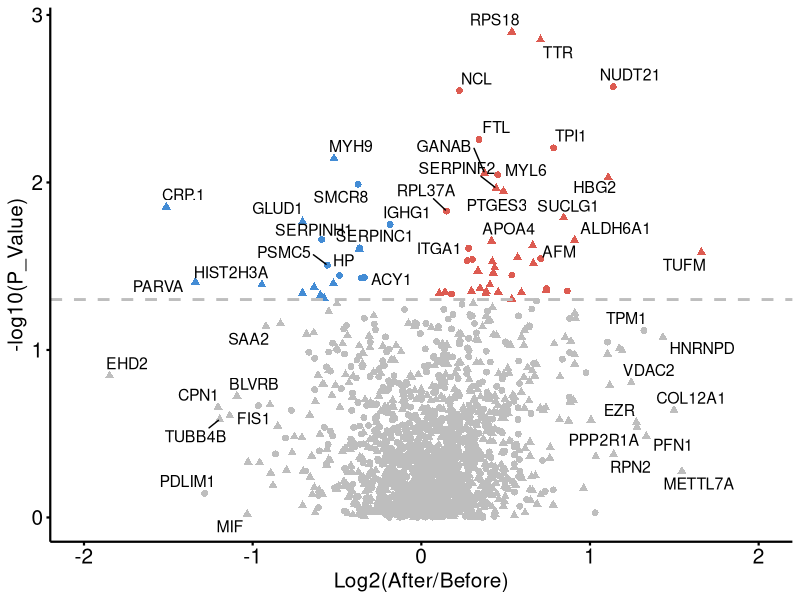
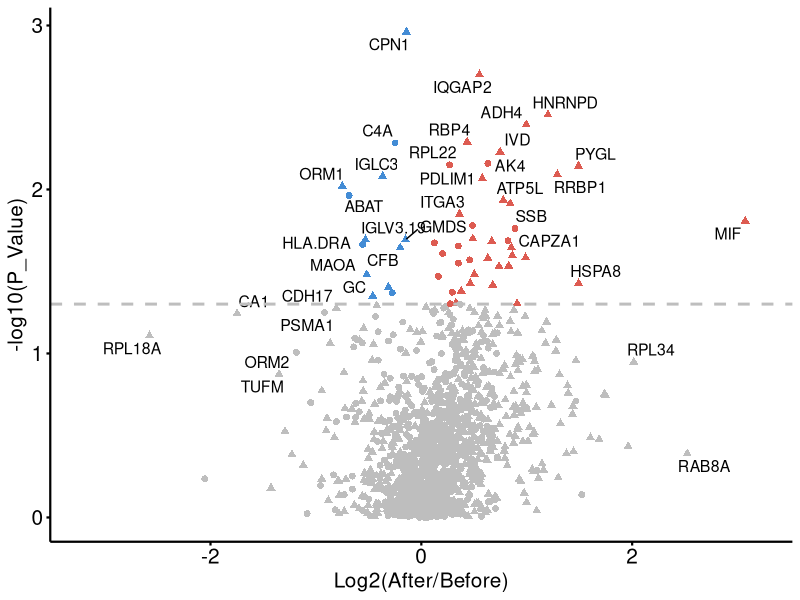
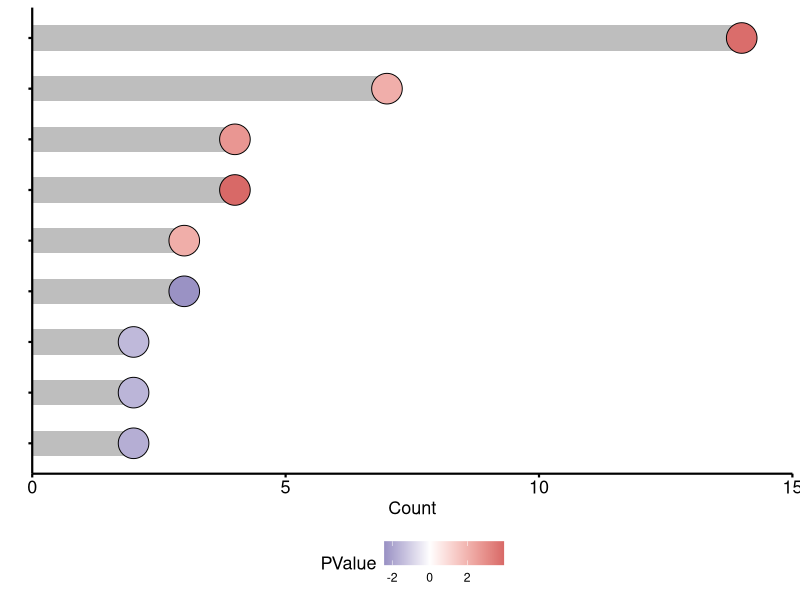
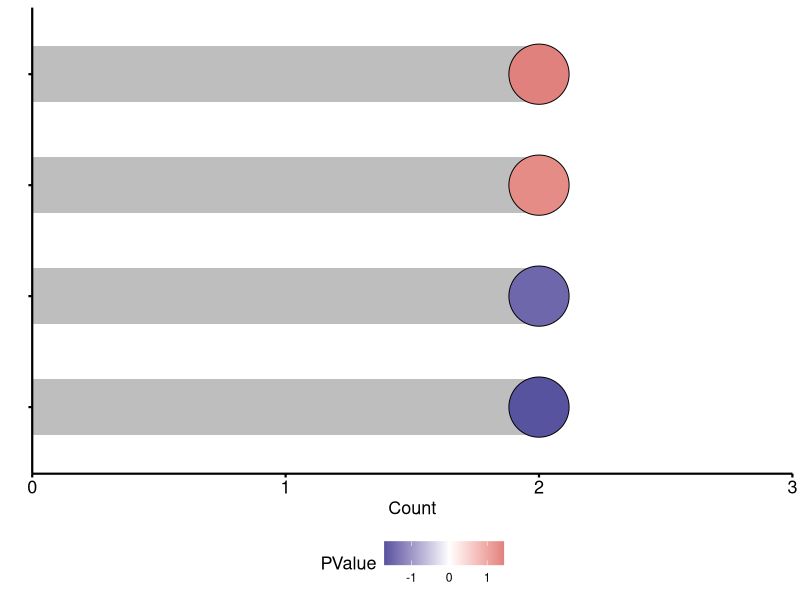
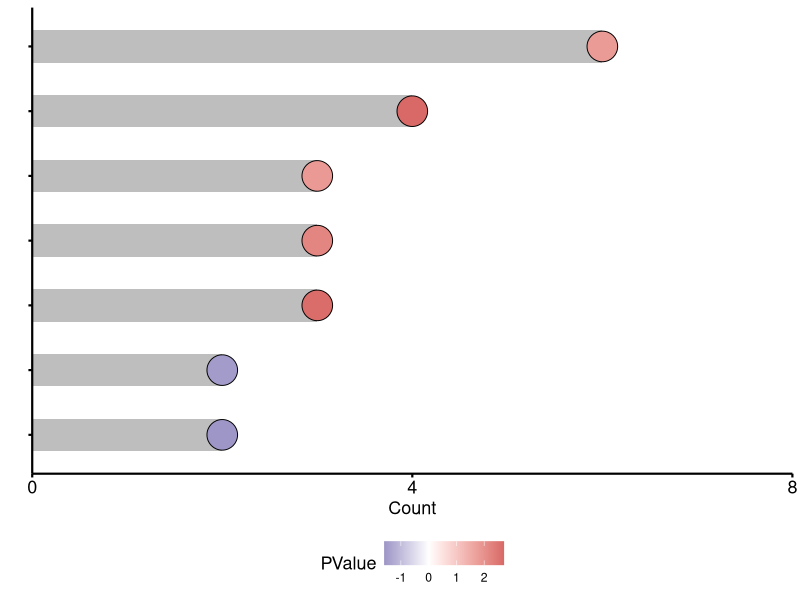
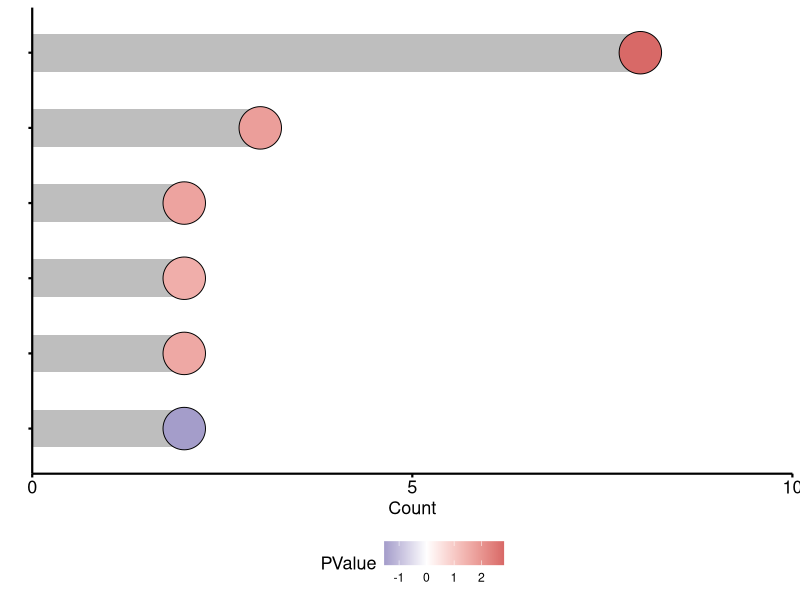
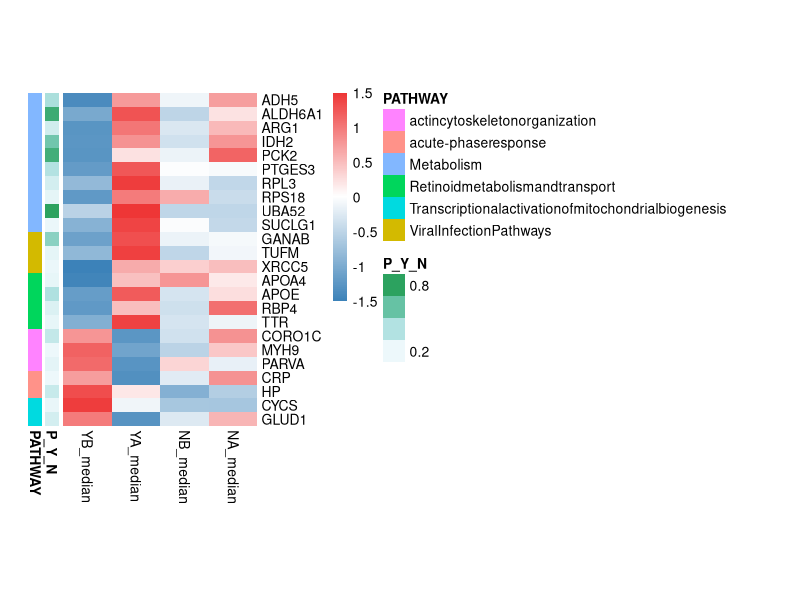
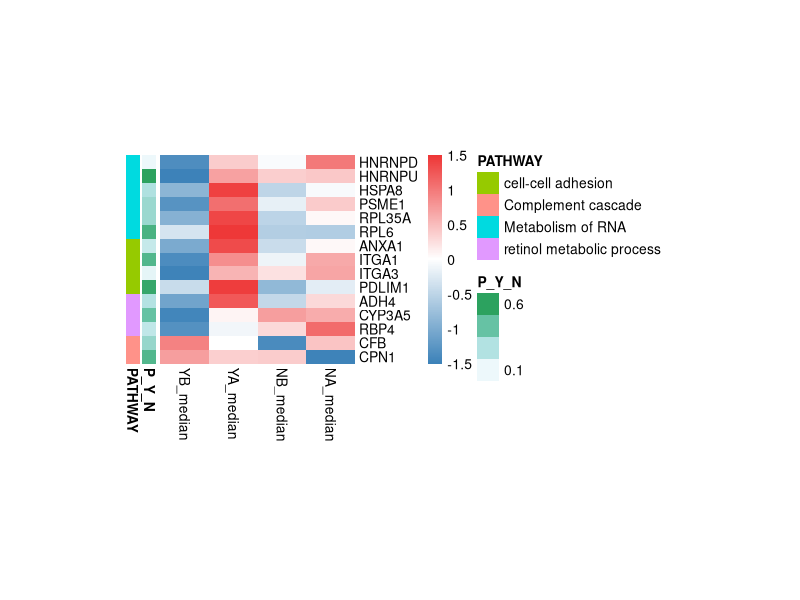

Generate these figures, in order, with R: (Note: this script raises an error after producing the figures.)


#####################calculate the difference#############################################----

setwd("C:/Users/11915/Desktop/RA/913")
data<-read.csv("cln-data2.csv",header = T)
data<-data[which(data$Drugs.HM=="MTXLEF"&(data$Class=="moderate_disease_activity"|data$Class=="high_disease_activity")&data$Responder.HM!="NA"),]
data1<-data[which(data$Responder=="Y"),]
data2<-data[which(data$Responder=="N"),]
A1<-data[c(1:(nrow(data)/2)),-c(1:15)]
A2<-data[-c(1:(nrow(data)/2)),-c(1:15)]
Y1<-data1[c(1:(nrow(data1)/2)),-c(1:15)]
Y2<-data1[-c(1:(nrow(data1)/2)),-c(1:15)]
N1<-data2[c(1:(nrow(data2)/2)),-c(1:15)]
N2<-data2[-c(1:(nrow(data2)/2)),-c(1:15)]
AB_median<- apply(A1,2,median,na.rm=T)
AA_median<- apply(A2,2,median,na.rm=T)
YB_median<- apply(Y1,2,median,na.rm=T)
YA_median<- apply(Y2,2,median,na.rm=T)
NB_median<- apply(N1,2,median,na.rm=T)
NA_median<- apply(N2,2,median,na.rm=T)
FC_A_AB<-AA_median/AB_median
FC_Y_AB<-YA_median/YB_median
FC_N_AB<-NA_median/NB_median
P_A<- vector(length = ncol(A1))
P_Y<- vector(length = ncol(A1))
P_N<- vector(length = ncol(A1))
name <- vector(length = ncol(A1))
for(i in 1:(ncol(A1)))try({
  P_A[i] <- t.test(as.numeric(A1[,i]),as.numeric(A2[,i]),alternative = c("two.sided"),paired=T,var.equal=TRUE)$p.value;
  P_Y[i] <- t.test(as.numeric(Y1[,i]),as.numeric(Y2[,i]),alternative = c("two.sided"),paired=T,var.equal=TRUE)$p.value;
  P_N[i] <- t.test(as.numeric(N1[,i]),as.numeric(N2[,i]),alternative = c("two.sided"),paired=T,var.equal=TRUE)$p.value;
  name[i] <- colnames(A1)[i]
})
test<-data.frame(name,AB_median,AA_median,YB_median,YA_median,NB_median,NA_median,
                 FC_A_AB,FC_Y_AB,FC_N_AB,
                 P_A,P_Y,P_N)
write.csv(test,"test_n_b_MTXLEF.csv")


data<-read.csv("cln-data2.csv",header = T)
data<-data[which(data$Drugs.HM=="MTXHCQ"&(data$Class=="moderate_disease_activity"|data$Class=="high_disease_activity")&data$Responder.HM!="NA"),]
data1<-data[which(data$Responder=="Y"),]
data2<-data[which(data$Responder=="N"),]
A1<-data[c(1:(nrow(data)/2)),-c(1:15)]
A2<-data[-c(1:(nrow(data)/2)),-c(1:15)]
Y1<-data1[c(1:(nrow(data1)/2)),-c(1:15)]
Y2<-data1[-c(1:(nrow(data1)/2)),-c(1:15)]
N1<-data2[c(1:(nrow(data2)/2)),-c(1:15)]
N2<-data2[-c(1:(nrow(data2)/2)),-c(1:15)]
AB_median<- apply(A1,2,median,na.rm=T)
AA_median<- apply(A2,2,median,na.rm=T)
YB_median<- apply(Y1,2,median,na.rm=T)
YA_median<- apply(Y2,2,median,na.rm=T)
NB_median<- apply(N1,2,median,na.rm=T)
NA_median<- apply(N2,2,median,na.rm=T)
FC_A_AB<-AA_median/AB_median
FC_Y_AB<-YA_median/YB_median
FC_N_AB<-NA_median/NB_median
P_A<- vector(length = ncol(A1))
P_Y<- vector(length = ncol(A1))
P_N<- vector(length = ncol(A1))
name <- vector(length = ncol(A1))
for(i in 1:(ncol(A1)))try({
  P_A[i] <- t.test(as.numeric(A1[,i]),as.numeric(A2[,i]),alternative = c("two.sided"),paired=T,var.equal=TRUE)$p.value;
  P_Y[i] <- t.test(as.numeric(Y1[,i]),as.numeric(Y2[,i]),alternative = c("two.sided"),paired=T,var.equal=TRUE)$p.value;
  P_N[i] <- t.test(as.numeric(N1[,i]),as.numeric(N2[,i]),alternative = c("two.sided"),paired=T,var.equal=TRUE)$p.value;
  name[i] <- colnames(A1)[i]
})
test<-data.frame(name,AB_median,AA_median,YB_median,YA_median,NB_median,NA_median,
                 FC_A_AB,FC_Y_AB,FC_N_AB,
                 P_A,P_Y,P_N)
write.csv(test,"test_n_b_MTXHCQ.csv")



#####################scatter plot#############################################----

setwd("C:/Users/11915/Desktop/RA/913/FIG6/")
data<-read.csv("test_n_b_MTXLEF_scatter plot.csv")
data[data=="0"]<-NA
data[data=="Inf"]<-NA
data=data[which((data$P_Y!="NA")&data$FC_Y_AB!="NA"),]
data$color_pre[(data$P_Y> 0.05|data$P_Y=="NA")|(data$FC_Y_AB> 1& data$FC_Y_AB < 1)] <- "no"
data$color_pre[(data$P_Y<0.05)&(data$FC_Y_AB>1)] <- "up"
data$color_pre[(data$P_Y<0.05)&(data$FC_Y_AB< 1)]  <- "down"
table(data$color_pre)
log2(1.25)
library(ggplot2)
library(ggrepel)
ggplot(data,aes(x=log2(data$FC_Y_AB),y=-log10(data$P_Y),color=data$color_pre))+
  geom_point(aes(color=data$color_pre,shape=data$X.1),size=2)+
  scale_color_manual(values =c('up'='#DD5B51','down'='#438CD5','no'='grey'),guide=FALSE)+
  scale_shape_manual(values =c("N"=16,"Y"=17),guide=FALSE)+
  geom_text_repel(aes(label =data$X), size = 4,show.legend = F,color="black")+
  geom_hline(yintercept =-log10(0.05),linetype=2,color="grey",size=1)+
  xlim(-2,2)+
  labs(x="Log2(After/Before)",y="-log10(P_Value)")+
  #theme(panel.background = element_rect(fill='transparent',color = 'black'),text =element_blank(),legend.position = "none")
  theme(axis.line=element_line(linetype=1,color="black",size=0.75),
        axis.ticks=element_line(color="black",size=0.75,lineend = 1),
        panel.background = element_rect(fill = "white"),
        panel.grid=element_blank(),
        axis.text.y= element_text(size = 15, color = "black",  vjust = 0.5, hjust = 1),
        axis.text.x= element_text(size = 15, color = "black",   hjust = 0.5),
        title=element_text(size = 15,  color = "black",  vjust = 0.5, hjust = 0.5))  
ggsave("Y_N_MTXLEF.pdf",width = 3.2, height = 3)


#####################pathway#############################################----

data<-read.csv("test_n_b_MTXHCQ_scatter plot.csv")
data[data=="0"]<-NA
data[data=="Inf"]<-NA
data=data[which((data$P_Y!="NA")&data$FC_Y_AB!="NA"),]
data$color_pre[(data$P_Y> 0.05|data$P_Y=="NA")|(data$FC_Y_AB> 1& data$FC_Y_AB < 1)] <- "no"
data$color_pre[(data$P_Y<0.05)&(data$FC_Y_AB>1)] <- "up"
data$color_pre[(data$P_Y<0.05)&(data$FC_Y_AB< 1)]  <- "down"
table(data$color_pre)
log2(1.25)
library(ggplot2)
library(ggrepel)
ggplot(data,aes(x=log2(data$FC_Y_AB),y=-log10(data$P_Y),color=data$color_pre))+
  geom_point(aes(color=data$color_pre,shape=data$X.1),size=2)+
  scale_color_manual(values =c('up'='#DD5B51','down'='#438CD5','no'='grey'),guide=FALSE)+
  scale_shape_manual(values =c("N"=16,"Y"=17),guide=FALSE)+
  geom_text_repel(aes(label =data$X), size = 4,show.legend = F,color="black")+
  geom_hline(yintercept =-log10(0.05),linetype=2,color="grey",size=1)+
  xlim(-3.2,3.2)+
  labs(x="Log2(After/Before)",y="-log10(P_Value)")+
  #theme(panel.background = element_rect(fill='transparent',color = 'black'),text =element_blank(),legend.position = "none")
  theme(axis.line=element_line(linetype=1,color="black",size=0.75),
        axis.ticks=element_line(color="black",size=0.75,lineend = 1),
        panel.background = element_rect(fill = "white"),
        panel.grid=element_blank(),
        axis.text.y= element_text(size = 15, color = "black",  vjust = 0.5, hjust = 1),
        axis.text.x= element_text(size = 15, color = "black",   hjust = 0.5),
        title=element_text(size = 15,  color = "black",  vjust = 0.5, hjust = 0.5))  
ggsave("Y_N_MTXHCQ.pdf", width = 3.2, height = 3)




setwd("C:/Users/11915/Desktop/RA/913/FIG6/")
data<-read.csv("pathways_MTXLEF_AB_Y.csv")
library(ggplot2)
ggplot(data,aes(x =Term,y =Count,fill=PValue))+
  geom_bar(fill ="grey", stat = "identity", width = 0.5) + # 注意将width宽度设小
  geom_point(aes(fill = PValue),size =10,shape=21) + 
  coord_flip()+
  scale_fill_gradient2(high = "#d86967",low = "#58539f",mid = "white")+
  scale_x_discrete(limits=data$Term)+
  labs(y="Count",x="")+
  scale_y_continuous(expand = c(0,0),limits = c(0,15),breaks = c(0,5,10,15)) + 
  theme(axis.line=element_line(linetype=1,color="black",size=0.75),
        axis.ticks=element_line(color="black",size=0.75,lineend = 1),
        panel.background = element_rect(fill = "white"),
        panel.grid=element_blank(),
        axis.text.y= element_blank(),
        axis.text.x= element_text(size = 13, color = "black",   hjust = 0.5),
        title=element_text(size = 13,  color = "black",  vjust = 0.5, hjust = 0.5),legend.position = "bottom")  
ggsave("MTX_LEF(A_B)_Y pathway.pdf", width = 4, height = 7)#
data<-read.csv("pathways_MTXLEF_AB_N.csv")
library(ggplot2)
ggplot(data,aes(x =Term,y =Count,fill=PValue))+
  geom_bar(fill ="grey", stat = "identity", width = 0.5) + # 注意将width宽度设小
  geom_point(aes(fill = PValue),size =20,shape=21) + 
  coord_flip()+
  scale_fill_gradient2(high = "#d86967",low = "#58539f",mid = "white")+
  scale_x_discrete(limits=data$Term)+
  labs(y="Count",x="")+
  scale_y_continuous(expand = c(0,0),limits = c(0,3),breaks = c(0,1,2,3)) + 
  theme(axis.line=element_line(linetype=1,color="black",size=0.75),
        axis.ticks=element_line(color="black",size=0.75,lineend = 1),
        panel.background = element_rect(fill = "white"),
        panel.grid=element_blank(),
        axis.text.y= element_blank(),
        axis.text.x= element_text(size = 13, color = "black",   hjust = 0.5),
        title=element_text(size = 13,  color = "black",  vjust = 0.5, hjust = 0.5),legend.position = "bottom")  
ggsave("MTX_LEF(A_B)_N pathway.pdf", width = 4, height = 7)#

data<-read.csv("pathways_MTXHCQ_AB_Y.csv")
library(ggplot2)
ggplot(data,aes(x =Term,y =Count,fill=PValue))+
  geom_bar(fill ="grey", stat = "identity", width = 0.5) + # 注意将width宽度设小
  geom_point(aes(fill = PValue),size =10,shape=21) + 
  coord_flip()+
  scale_fill_gradient2(high = "#d86967",low = "#58539f",mid = "white")+
  scale_x_discrete(limits=data$Term)+
  labs(y="Count",x="")+
  scale_y_continuous(expand = c(0,0),limits = c(0,8),breaks = c(0,4,8)) + 
  theme(axis.line=element_line(linetype=1,color="black",size=0.75),
        axis.ticks=element_line(color="black",size=0.75,lineend = 1),
        panel.background = element_rect(fill = "white"),
        panel.grid=element_blank(),
        axis.text.y= element_blank(),
        axis.text.x= element_text(size = 13, color = "black",   hjust = 0.5),
        title=element_text(size = 13,  color = "black",  vjust = 0.5, hjust = 0.5),legend.position = "bottom")  
ggsave("MTX_HCQ(A_B)_Y pathway.pdf", width = 4, height = 7)#
data<-read.csv("pathways_MTXHCQ_AB_N.csv")
library(ggplot2)
ggplot(data,aes(x =Term,y =Count,fill=PValue))+
  geom_bar(fill ="grey", stat = "identity", width = 0.5) + # 注意将width宽度设小
  geom_point(aes(fill = PValue),size =14,shape=21) + 
  coord_flip()+
  scale_fill_gradient2(high = "#d86967",low = "#58539f",mid = "white")+
  scale_x_discrete(limits=data$Term)+
  labs(y="Count",x="")+
  scale_y_continuous(expand = c(0,0),limits = c(0,10),breaks = c(0,5,10)) + 
  theme(axis.line=element_line(linetype=1,color="black",size=0.75),
        axis.ticks=element_line(color="black",size=0.75,lineend = 1),
        panel.background = element_rect(fill = "white"),
        panel.grid=element_blank(),
        axis.text.y= element_blank(),
        axis.text.x= element_text(size = 13, color = "black",   hjust = 0.5),
        title=element_text(size = 13,  color = "black",  vjust = 0.5, hjust = 0.5),legend.position = "bottom")  
ggsave("MTX_HCQ(A_B)_N pathway.pdf", width = 4, height = 7)#
#####################pheatmap############################################----
data<-read.csv("mtxlef_B_A_GENE.csv",row.names = 1)
library(pheatmap)
bk <- c(seq(-1.5,0,by=0.01),seq(0.01,1.5,by=0.01))
sample<-data.frame(data[,c(12:13)])

bk <- c(seq(-1.5,0,by=0.01),seq(0.01,1.5,by=0.01))
anno_col<-sample
colnames(anno_col)
sample$data...13.
p <-pheatmap(data[,c(1:4)],scale='row',show_rownames = T, cluster_cols = F,cluster_rows  = F,clustering_method = "ward.D2",border_color = NA,#cutree_rows=5, #c(3,6,9,12,15,18,21),
             color = c(colorRampPalette(colors = c("#3C82B9","white"))(length(bk)/2),colorRampPalette(colors = c("white","#EE3434"))(length(bk)/2)),cellwidth = 35,cellheight = 10,
             breaks=bk,annotation_row =anno_col)
pdf("mtxlef_B_A_GENE_pheatmap.pdf", width = 13, height = 13);p;dev.off()



data<-read.csv("mtxhcq_B_A_GENE.csv",row.names = 1)
library(pheatmap)
bk <- c(seq(-1.5,0,by=0.01),seq(0.01,1.5,by=0.01))
sample<-data.frame(data[,c(10:11)])

bk <- c(seq(-1.5,0,by=0.01),seq(0.01,1.5,by=0.01))
anno_col<-sample
colnames(anno_col)
sample$data...13.
p <-pheatmap(data[,c(1:4)],scale='row',show_rownames = T, cluster_cols = F,cluster_rows  = F,clustering_method = "ward.D2",border_color = NA,#cutree_rows=5, #c(3,6,9,12,15,18,21),
             color = c(colorRampPalette(colors = c("#3C82B9","white"))(length(bk)/2),colorRampPalette(colors = c("white","#EE3434"))(length(bk)/2)),cellwidth = 35,cellheight = 10,
             breaks=bk,annotation_row =anno_col)
pdf("mtxhcq_B_A_GENE_pheatmap.pdf", width = 13, height = 13);p;dev.off()


#####################line graph############################################----
library(ggplot2);library(reshape);library(ggpubr)
setwd("C:/Users/11915/Desktop/RA/")
library(reshape)
data<-read.csv("cln-data2.csv",header = T)
data<-data[which(data$Drugs.HM=="MTXLEF"&data$Responder.HM!="NA"&(data$Class=="moderate_disease_activity"|data$Class=="high_disease_activity")),]
MTXLEF=c("CRP.1","MYH9","APOA4","SUCLG1","TTR","CYCS","XRCC5")
d=data[which(data$Drugs.HM=="MTXLEF"&data$Responder.HM!="NA"),colnames(data)%in%c(MTXLEF,"gene","group","GROUP","DDAS28-HM","Responder-HM","Age","Gender","SJC","TJC","CRP")]
data1<-d[,-c(4:8)]
data1<-data1[,c(1:3,9,6,5,7,8,4,10)]
data2<-melt(data1,id=names(data1)[c(1:3)])
data2<-rbind(data2,data4)
data2 %>%
  mutate(group = factor(group, levels = c("BY","AY","BN","AN"))) %>%
  ggplot(aes(x =group,y =log2(value)))+
  geom_line(aes(group=GROUP),color = "grey60",size = 1,alpha=0.6)+
  geom_point(size = 1.2)+
  geom_signif(comparisons =  list(c("BY","AY"),c("BN","AN")),test = "t.test",map_signif_level =T)+
  labs(y="Log2(intensity)",x="")+
  theme(strip.background.x = element_rect(color="white", fill="white"),
        strip.text.x=element_text(size = 13, color = "black"),
        axis.line=element_line(color="black"),
        axis.ticks=element_line(color="black"),
        panel.background = element_rect(fill = "white"),
        panel.grid=element_blank(),
        axis.text.y= element_text(size = 13, color = "black",  vjust = 0.5, hjust = 1),
        axis.text.x= element_text(size = 13, color = "black",   hjust =0.5),
        title=element_text(size = 13,  color = "black",  vjust = 0.5, hjust = 0.5)) +
  facet_wrap( ~variable , ncol =8,scales="free")
ggsave("ALL a_b plot.pdf", width = 16, height = 2.5)
HNRNPD


library(ggplot2);library(reshape);library(ggpubr)
setwd("C:/Users/11915/Desktop/RA/")
library(reshape)
data<-read.csv("cln-data2.csv",header = T)
data<-data[which(data$Drugs.HM=="MTXHCQ"&data$Responder.HM!="NA"&(data$Class=="moderate_disease_activity"|data$Class=="high_disease_activity")),]
MTXHCQ=c("HNRNPD")
d=data[which(data$Drugs.HM=="MTXHCQ"&data$Responder.HM!="NA"),colnames(data)%in%c(MTXHCQ,"gene","group","GROUP","DDAS28-HM","Responder-HM","Age","Gender","SJC","TJC","CRP")]
data3<-d[,-c(4:8)]
data4<-melt(data1,id=names(data1)[c(1:3)])
data2 %>%
  mutate(group = factor(group, levels = c("BY","AY","BN","AN"))) %>%
  ggplot(aes(x =group,y =log2(value)))+
  geom_line(aes(group=GROUP),color = "grey60",size = 1)+
  geom_point(size = 1)+
  geom_signif(comparisons =  list(c("BY","AY"),c("BN","AN"),c("BY","BN")),test = "t.test",map_signif_level =T,step_increase = 0.1)+
  labs(y="Log2(intensity)",x="")+
  theme(strip.background.x = element_rect(color="white", fill="white"),
        strip.text.x=element_text(size = 13, color = "black"),
        axis.line=element_line(color="black"),
        axis.ticks=element_line(color="black"),
        panel.background = element_rect(fill = "white"),
        panel.grid=element_blank(),
        axis.text.y= element_text(size = 13, color = "black",  vjust = 0.5, hjust = 1),
        axis.text.x= element_text(size = 13, color = "black",   hjust =0.5),
        title=element_text(size = 13,  color = "black",  vjust = 0.5, hjust = 0.5)) +
  facet_wrap( ~variable , ncol =8,scales="free")
ggsave("MTX_HCQ a_b plot.pdf", width = 2.5, height = 3)
